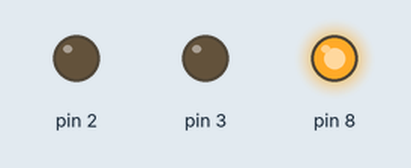
Bench run of a sketch on a simulated Arduino Uno, built with avr-gcc and run on an emulated ATmega328P. On the bench: output pins drawn as LEDs (lit = HIGH).

Above: at 1.0 s.
At 3.0 s:
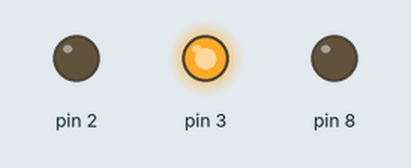
At 5.0 s:
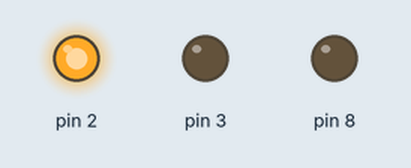
Timing chart, 0 to 7.8 s (numbered marks = the images above):
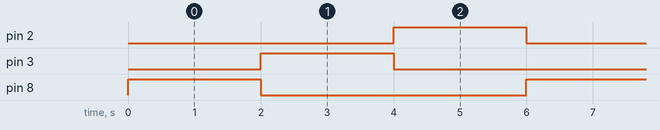

The sketch:

Traffic_LED.ino
```cpp
void setup()
{
  pinMode(8, OUTPUT);
  pinMode(3, OUTPUT);
  pinMode(2, OUTPUT);
}

void loop()
{
  digitalWrite(8, HIGH);
  digitalWrite(3, LOW);
  digitalWrite(2, LOW);
  delay(2000); // Wait for 2000 millisecond(s)
  digitalWrite(8, LOW);
  digitalWrite(3, HIGH);
  digitalWrite(2, LOW);
  delay(2000); // Wait for 2000 millisecond(s)
  digitalWrite(8, LOW);
  digitalWrite(3, LOW);
  digitalWrite(2, HIGH);
  delay(2000); // Wait for 2000 millisecond(s)
}
```

Measured:
- by itself, pin 2, pin 3, pin 8: alternates HIGH for 2.0 s and LOW for 4.0 s
- by itself, everything shown: repeats every 6.0 s, in 3 steps
